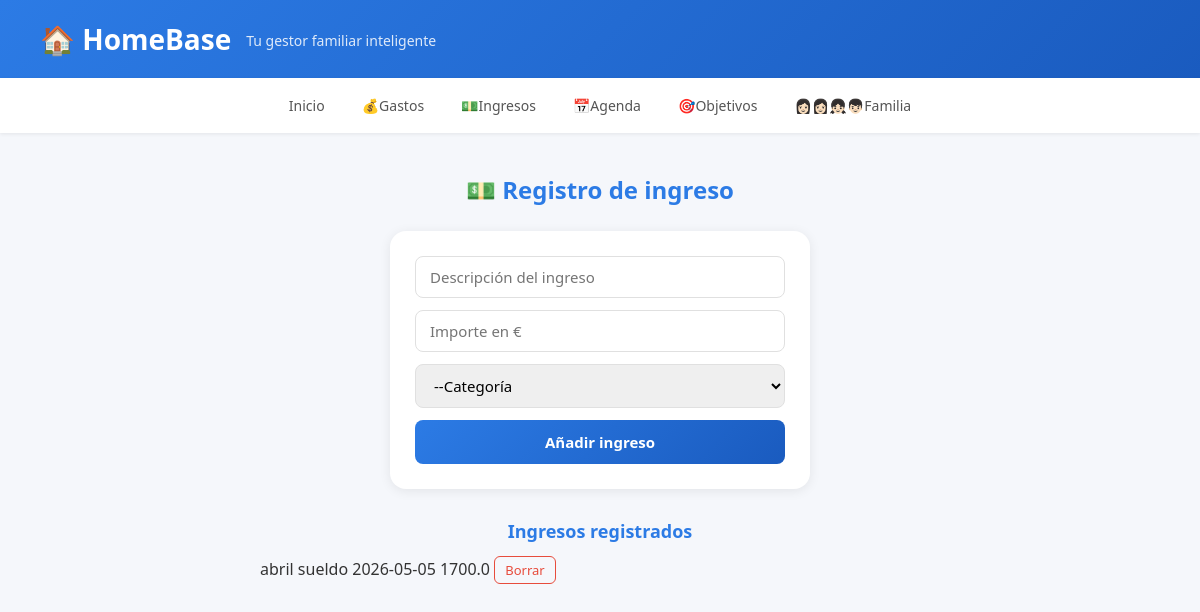
The page /ingresos (signed in) on the database its author committed.
### tables this page shows
CREATE TABLE ingresos(
            id INTEGER PRIMARY KEY AUTOINCREMENT,
            usuario_id INTEGER NOT NULL,
            descripcion TEXT NOT NULL,
            importe REAL NOT NULL,
            categoria TEXT NOT NULL,
            fecha TEXT NOT NULL);

### app.py (the view, shortened to what this page needs)
@app.route('/ingresos', methods=['GET', 'POST'])
@login_required
def ingresos():
    uid = session['usuario_id']
    conn = get_db()
    lista_ingresos = conn.execute('SELECT * FROM ingresos WHERE usuario_id=? ORDER BY fecha DESC', (uid,)).fetchall()
    conn.close()
    return render_template('ingresos.html', ingresos=lista_ingresos)

### app.py (called while the page is built)
def get_db():
    conn = sqlite3.connect('homebase.db')
    conn.row_factory = sqlite3.Row
    return conn

def login_required(f):
    @functools.wraps(f)
    def decorated(*args, **kwargs):
        if 'usuario_id' not in session:
            return redirect(url_for('login'))
        return f(*args, **kwargs)
    return decorated

### templates/ingresos.html (shortened to what this page needs)
<!DOCTYPE html>
<html lang="en">
<head>
    <link rel="stylesheet" href="{{ url_for('static', filename='css/estilo.css') }}">
</head>
<body>
    <header>
        <h1>🏠 HomeBase</h1>
        <p> Tu gestor familiar inteligente</p>
    </header>
        <nav>
            <a href="/">Inicio </a>
            <a href="/gastos">💰Gastos</a>
            <a href="/ingresos">💵Ingresos</a>
            <a href="#">📅Agenda</a>
            <a href="#">🎯Objetivos</a>
            <a href="#">👩🏻‍👩🏻‍👧🏻‍👦🏻Familia</a>
        </nav>
    <main>
        <h2> 💵 Registro de ingreso</h2>
        <form class="formulario" method="POST" action="/ingresos">
            <input type="text" name="descripcion" placeholder="Descripción del ingreso" required>
            <input type="number" name="importe" placeholder="Importe en €" step="0.01" required>
            <select name="categoria" required>
                    <option value="">--Categoría</option>
                </select>
            <button type="submit">Añadir ingreso</button>
        </form>
        <div class="lista-ingresos">
            <h3>Ingresos registrados</h3>
            {% if ingresos %}
                {% for ingreso in ingresos %}
                <div class="ingreso-item">
                    <span class="ingreso-desc">{{ ingreso ['descripcion']}}</span>
                    <span class="ingreso-cat">{{ ingreso ['categoria']}}</span>
                    <span class="ingreso-fecha">{{ ingreso ['fecha']}}</span>
                    <span class="ingreso-importe">{{ ingreso ['importe']}}</span>
                    <a href="/ingresos/borrar/{{ ingreso['id']}}" class="btn-borrar" onclick="return confirm('¿Estás seguro de que quieres eliminar este ingreso?');">Borrar</a>
                </div>
                    {% endfor %}
            {% else %}
                <p>No hay ingresos registrados.</p>
            {% endif %}
        </div>
    </main>
</body>
</html>

### static/css/estilo.css (style rules this page uses)
* { margin: 0; padding: 0; box-sizing: border-box; font-family: 'Segoe UI', Arial, sans-serif; }
body { background-color: #f5f7fb; color: #333; }
header { background: linear-gradient(135deg, #2c7be5, #1a5bbf); color: white; padding: 20px 40px; display: flex; align-items: center; gap: 15px; box-shadow: 0 2px 10px rgba(0,0,0,0.15); }
header h1 { font-size: 28px; font-weight: 700; }
header p { font-size: 14px; opacity: 0.85; margin-top: 2px; }
nav { background-color: white; display: flex; justify-content: center; gap: 5px; padding: 10px 20px; box-shadow: 0 1px 4px rgba(0,0,0,0.08); }
nav a { color: #555; text-decoration: none; font-size: 14px; padding: 8px 16px; border-radius: 8px; transition: all 0.2s; font-weight: 500; }
main { padding: 40px 20px; width: 100%; display: flex; flex-direction: column; align-items: center; }
main h2 { font-size: 24px; color: #2c7be5; margin-bottom: 25px; text-align: center; }
.formulario { display: flex; flex-direction: column; align-items: center; gap: 12px; margin: 0 auto 30px; max-width: 420px; width: 100%; background: white; padding: 25px; border-radius: 16px; box-shadow: 0 2px 12px rgba(0,0,0,0.08); }
.formulario input, .formulario select { width: 100%; padding: 10px 14px; border-radius: 8px; border: 1.5px solid #e0e0e0; font-size: 15px; transition: border 0.2s; outline: none; }
.formulario button { width: 100%; padding: 12px; background: linear-gradient(135deg, #2c7be5, #1a5bbf); color: white; border: none; border-radius: 8px; font-size: 15px; font-weight: 600; cursor: pointer; transition: opacity 0.2s; }
.lista-gastos, .lista-ingresos, .lista-agenda, .lista-objetivos { max-width: 700px; margin: 0 auto; width: 100%; padding: 0 10px; display: flex; flex-direction: column; }
.lista-gastos h3, .lista-ingresos h3, .lista-agenda h3, .lista-objetivos h3 { color: #2c7be5; margin-bottom: 15px; text-align: center; font-size: 18px; }
.btn-borrar { color: #e74c3c; text-decoration: none; font-size: 13px; font-weight: 500; padding: 4px 10px; border-radius: 6px; border: 1px solid #e74c3c; transition: all 0.2s; }

### rows shown on the page
ingresos: descripcion "abril", categoria "sueldo", fecha "2026-05-05", importe "1700.0"
